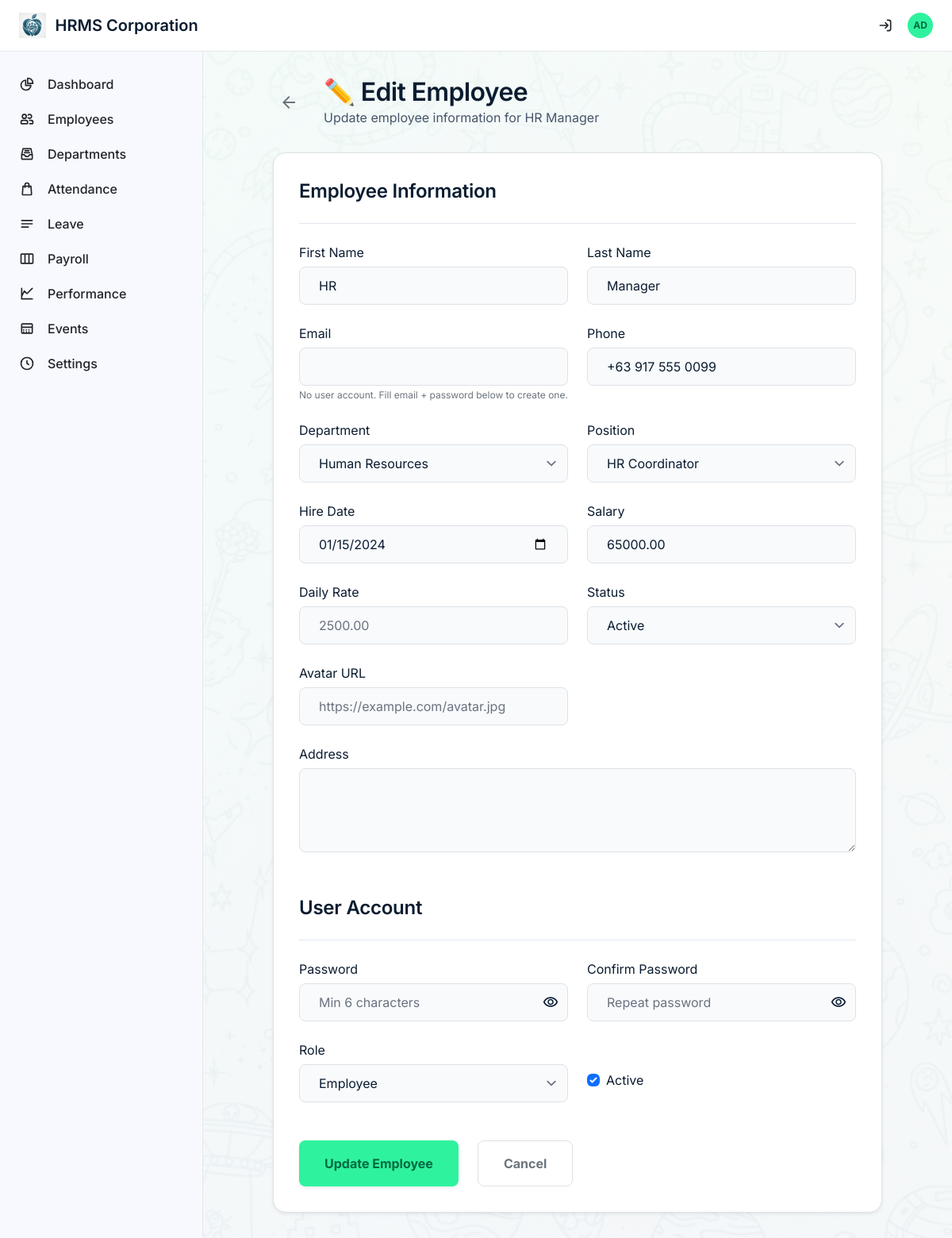
Screenshot of /admin/edit-employee?id=3 (signed in) with the database file from the repository.
### tables this page shows
CREATE TABLE employees (
    id INT AUTO_INCREMENT PRIMARY KEY,
    user_id INT,
    employee_id VARCHAR(20) NOT NULL UNIQUE,
    first_name VARCHAR(100) NOT NULL,
    last_name VARCHAR(100) NOT NULL,
    phone VARCHAR(50),
    department_id INT,
    position VARCHAR(255) DEFAULT NULL,
    hire_date DATE,
    salary DECIMAL(12,2),
    daily_rate DECIMAL(12,2) DEFAULT NULL,
    status ENUM('active', 'on_leave', 'terminated') DEFAULT 'active',
    address TEXT,
    avatar_url VARCHAR(500),
    created_at TIMESTAMP DEFAULT CURRENT_TIMESTAMP,
    updated_at TIMESTAMP DEFAULT CURRENT_TIMESTAMP ON UPDATE CURRENT_TIMESTAMP
);

CREATE TABLE departments (
    id INT AUTO_INCREMENT PRIMARY KEY,
    name VARCHAR(100) NOT NULL UNIQUE,
    description TEXT,
    positions TEXT DEFAULT NULL COMMENT 'JSON array of position titles',
    created_at TIMESTAMP DEFAULT CURRENT_TIMESTAMP
);

### includes/functions.php (called while the page is built, shortened)
<?php
function h(?string $value): string {
    return htmlspecialchars($value ?? '', ENT_QUOTES, 'UTF-8');
}

### pages/admin/edit_employee.php (the view, shortened to what this page needs)
<?php
$id = $_GET['id'] ?? 0;
$stmt = $pdo->prepare("SELECT e.*, u.email as user_email, u.role as user_role, u.is_active as user_is_active, u.deleted_at FROM employees e LEFT JOIN users u ON e.user_id = u.id WHERE e.id = ?");
$stmt->execute([$id]);
$emp = $stmt->fetch();
require_once __DIR__ . '/../../includes/header.php';
$departments = $pdo->query("SELECT * FROM departments ORDER BY name")->fetchAll();
$hasUser = !is_null($emp['user_id']);
?>
<div class="max-w-3xl mx-auto">
    <div class="flex items-center gap-4 mb-8">
        <a href="<?= BASE_URL ?>/admin/employees" class="p-2 rounded-lg hover:bg-surface-container transition-colors">
            <span class="material-symbols-outlined text-secondary">arrow_back</span>
        </a>
        <div>
            <h2 class="font-headline-lg text-headline-lg text-on-surface flex items-center gap-2">✏️ Edit Employee</h2>
            <p class="text-text-body font-body-md">Update employee information for <?= h($emp['first_name'] . ' ' . $emp['last_name']) ?></p>
        </div>
    </div>
    <form method="POST" class="bg-surface-container-lowest rounded-2xl shadow-sm border border-border-subtle p-8 space-y-6">
        <h3 class="font-headline-md text-headline-md border-b border-border-subtle pb-4">Employee Information</h3>
        <div class="grid grid-cols-1 md:grid-cols-2 gap-6">
            <div class="space-y-1.5">
                <label class="font-label-md text-label-md text-on-surface-variant">First Name</label>
                <input name="first_name" value="<?= h($emp['first_name']) ?>" required class="w-full h-12 px-4 bg-surface-muted border border-border-subtle rounded-lg focus:outline-none focus:border-primary-container focus:ring-4 focus:ring-primary-container/10">
            </div>
            <div class="space-y-1.5">
                <label class="font-label-md text-label-md text-on-surface-variant">Last Name</label>
                <input name="last_name" value="<?= h($emp['last_name']) ?>" required class="w-full h-12 px-4 bg-surface-muted border border-border-subtle rounded-lg focus:outline-none focus:border-primary-container focus:ring-4 focus:ring-primary-container/10">
            </div>
            <div class="space-y-1.5">
                <label class="font-label-md text-label-md text-on-surface-variant">Email</label>
                <input name="email" type="email" value="<?= h($emp['user_email'] ?? '') ?>" <?= $hasUser ? 'required' : '' ?> class="w-full h-12 px-4 bg-surface-muted border border-border-subtle rounded-lg focus:outline-none focus:border-primary-container focus:ring-4 focus:ring-primary-container/10">
                <?php if (!$hasUser): ?>
                    <p class="text-xs text-secondary mt-1">No user account. Fill email + password below to create one.</p>
                <?php endif; ?>
            </div>
            <div class="space-y-1.5">
                <label class="font-label-md text-label-md text-on-surface-variant">Phone</label>
                <input name="phone" value="<?= h($emp['phone'] ?? '') ?>" class="w-full h-12 px-4 bg-surface-muted border border-border-subtle rounded-lg focus:outline-none focus:border-primary-container focus:ring-4 focus:ring-primary-container/10">
            </div>
            <div class="space-y-1.5">
                <label class="font-label-md text-label-md text-on-surface-variant">Department</label>
                <select name="department_id" class="w-full h-12 px-4 bg-surface-muted border border-border-subtle rounded-lg focus:outline-none focus:border-primary-container focus:ring-4 focus:ring-primary-container/10">
                    <?php foreach ($departments as $dept): ?>
                    <option value="<?= $dept['id'] ?>" <?= $dept['id'] == $emp['department_id'] ? 'selected' : '' ?>><?= h($dept['name']) ?></option>
                    <?php endforeach; ?>
                </select>
            </div>
            <div class="space-y-1.5">
                <label class="font-label-md text-label-md text-on-surface-variant">Position</label>
                <select name="position" id="position" class="w-full h-12 px-4 bg-surface-muted border border-border-subtle rounded-lg focus:outline-none focus:border-primary-container focus:ring-4 focus:ring-primary-container/10">
                    <option value="">Select Department First</option>
                </select>
            </div>
            <div class="space-y-1.5">
                <label class="font-label-md text-label-md text-on-surface-variant">Hire Date</label>
                <input name="hire_date" type="date" value="<?= h($emp['hire_date'] ?? '') ?>" class="w-full h-12 px-4 bg-surface-muted border border-border-subtle rounded-lg focus:outline-none focus:border-primary-container focus:ring-4 focus:ring-primary-container/10">
            </div>
            <div class="space-y-1.5">
                <label class="font-label-md text-label-md text-on-surface-variant">Salary</label>
                <input name="salary" type="number" step="0.01" value="<?= h($emp['salary'] ?? '') ?>" class="w-full h-12 px-4 bg-surface-muted border border-border-subtle rounded-lg focus:outline-none focus:border-primary-container focus:ring-4 focus:ring-primary-container/10">
            </div>
            <div class="space-y-1.5">
                <label class="font-label-md text-label-md text-on-surface-variant">Daily Rate</label>
                <input name="daily_rate" type="number" step="0.01" value="<?= h($emp['daily_rate'] ?? '') ?>" class="w-full h-12 px-4 bg-surface-muted border border-border-subtle rounded-lg focus:outline-none focus:border-primary-container focus:ring-4 focus:ring-primary-container/10" placeholder="2500.00">
            </div>
            <div class="space-y-1.5">
                <label class="font-label-md text-label-md text-on-surface-variant">Status</label>
                <select name="status" class="w-full h-12 px-4 bg-surface-muted border border-border-subtle rounded-lg focus:outline-none focus:border-primary-container focus:ring-4 focus:ring-primary-container/10">
                    <option value="active" <?= $emp['status'] === 'active' ? 'selected' : '' ?>>Active</option>
                </select>
            </div>
            <div class="space-y-1.5">
                <label class="font-label-md text-label-md text-on-surface-variant">Avatar URL</label>
                <input name="avatar_url" value="<?= h($emp['avatar_url'] ?? '') ?>" class="w-full h-12 px-4 bg-surface-muted border border-border-subtle rounded-lg focus:outline-none focus:border-primary-container focus:ring-4 focus:ring-primary-container/10" placeholder="https://example.com/avatar.jpg">
            </div>
        </div>
        <div class="space-y-1.5">
            <label class="font-label-md text-label-md text-on-surface-variant">Address</label>
            <textarea name="address" rows="3" class="w-full px-4 py-3 bg-surface-muted border border-border-subtle rounded-lg focus:outline-none focus:border-primary-container focus:ring-4 focus:ring-primary-container/10"><?= h($emp['address'] ?? '') ?></textarea>
        </div>
        <h3 class="font-headline-md text-headline-md border-b border-border-subtle pb-4 pt-4">User Account</h3>
        <div class="grid grid-cols-1 md:grid-cols-2 gap-6">
            <div class="space-y-1.5">
                <label class="font-label-md text-label-md text-on-surface-variant"><?= $hasUser ? 'New ' : '' ?>Password</label>
                <div class="relative">
                    <input name="password" id="password" type="password" class="w-full h-12 pr-12 px-4 bg-surface-muted border border-border-subtle rounded-lg focus:outline-none focus:border-primary-container focus:ring-4 focus:ring-primary-container/10" placeholder="<?= $hasUser ? 'Leave blank to keep current' : 'Min 6 characters' ?>" <?= $hasUser ? '' : 'required' ?>>
                    <button type="button" onclick="togglePass('password','pass-icon')" class="absolute right-3 top-1/2 -translate-y-1/2 text-outline hover:text-primary transition-colors">
                        <span class="material-symbols-outlined text-xl" id="pass-icon">visibility</span>
                    </button>
                </div>
            </div>
            <div class="space-y-1.5">
                <label class="font-label-md text-label-md text-on-surface-variant">Confirm Password</label>
                <div class="relative">
                    <input name="confirm_password" id="confirm_password" type="password" class="w-full h-12 pr-12 px-4 bg-surface-muted border border-border-subtle rounded-lg focus:outline-none focus:border-primary-container focus:ring-4 focus:ring-primary-container/10" placeholder="<?= $hasUser ? 'Only if changing password' : 'Repeat password' ?>" <?= $hasUser ? '' : 'required' ?>>
                    <button type="button" onclick="togglePass('confirm_password','confirm-pass-icon')" class="absolute right-3 top-1/2 -translate-y-1/2 text-outline hover:text-primary transition-colors">
                        <span class="material-symbols-outlined text-xl" id="confirm-pass-icon">visibility</span>
                    </button>
                </div>
            </div>
            <div class="space-y-1.5">
                <label class="font-label-md text-label-md text-on-surface-variant">Role</label>
                <select name="role" class="w-full h-12 px-4 bg-surface-muted border border-border-subtle rounded-lg focus:outline-none focus:border-primary-container focus:ring-4 focus:ring-primary-container/10">
                    <option value="employee" <?= ($emp['user_role'] ?? 'employee') === 'employee' ? 'selected' : '' ?>>Employee</option>
                </select>
            </div>
            <div class="space-y-1.5 flex items-end pb-3">
                <label class="flex items-center gap-2 cursor-pointer">
                    <input type="checkbox" name="is_active" <?= ($emp['user_is_active'] ?? 1) ? 'checked' : '' ?> class="w-4 h-4 rounded border-border-subtle text-primary focus:ring-primary-container">
                    <span class="font-label-md text-label-md text-on-surface-variant">Active</span>
                </label>
            </div>
        </div>
        <div class="flex gap-4 pt-4">
            <button type="button" onclick="confirmSave()" class="px-8 py-3 bg-primary-container text-on-primary-container font-bold rounded-lg hover:brightness-95 transition-all shadow-sm">Update Employee</button>
            <a href="<?= BASE_URL ?>/admin/employees" class="px-8 py-3 border border-border-subtle rounded-lg font-bold text-secondary hover:bg-surface-muted transition-all">Cancel</a>
        </div>
    </form>
</div>
<?php require_once __DIR__ . '/../../includes/footer.php'; ?>

### includes/header.php (style rules this page uses)
body { font-family: 'Inter', sans-serif; background-color: #f8f9ff; }
.material-symbols-outlined { font-variation-settings: 'FILL' 0, 'wght' 400, 'GRAD' 0, 'opsz' 24; vertical-align: middle; }

### rows the page displays
employees: first_name+last_name "HR Manager", first_name "HR", last_name "Manager", phone "+63 917 555 0099", department_id "Human Resources", hire_date "01/15/2024", salary "65000.00", status "Active"

### other values shown
substr($_SESSION['user_name'] ?? 'AU', 0, 2) "AD"
